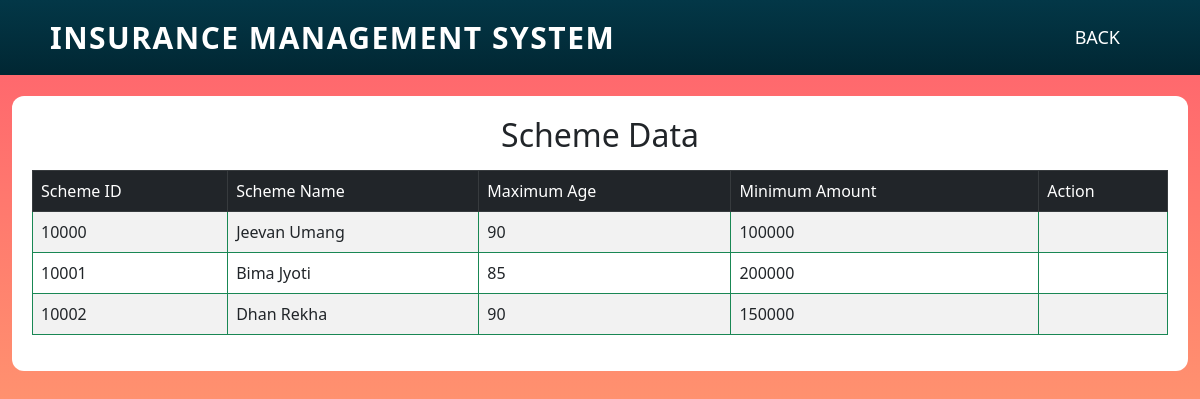
Page /scheme/modified.php (signed in) on the committed database.
### tables this page shows
CREATE TABLE `scheme` (
  `schemeID` int(20) NOT NULL,
  `Name` varchar(150) NOT NULL,
  `MaxAge` int(3) NOT NULL,
  `MinAmount` int(15) NOT NULL
);

### scheme/modified.php (the view, shortened to what this page needs)
<?php
require "../connection.php";
$sql = "select * from scheme";
$result = mysqli_query($conn,$sql);
?>
<!DOCTYPE html>
<html lang="en">
<head>
	<link rel="stylesheet" href="../css/bootstrap.css">
	<link rel="stylesheet" href="../style/login.css">
</head>
<body>
<nav>
		<div class="logo">
			<p>Insurance Management System</p>
		</div>
		<ul>
			<li><a href="../login.php">Back</a></li>
		</ul>
	</nav>
<div class="container-fluid" style="padding-top: 12vh;">
	<div class="login" style="width:100%; height:85%; overflow-y: scroll;">
		<h2 class="text-center mb-3">Scheme Data</h2>
		<table class="table table-bordered border-success table-striped table-hover align-middle">
			<thead class="table-dark align-middle">
				<tr>
					<td>Scheme ID</td>
					<td>Scheme Name</td>
					<td>Maximum Age</td>
					<td>Minimum Amount</td>
					<td>Action</td>
				</tr>
			</thead>
			<tbody>
				<?php
		while($row = mysqli_fetch_object($result)){
	?>
			<tr>
				<td>
					<?php echo $row->schemeID;?>
				</td>
				<td>
					<?php echo $row->Name;?>
				</td>
				<td>
					<?php echo $row->MaxAge;?>
				</td>
				<td>
					<?php echo $row->MinAmount;?>
				</td>
				<td><?php if(isset($_SESSION['admin'])) { ?>
				<a class="btn btn-danger w-100" href="modified.php?delid=<?php echo $row->schemeID;?>" onclick="return confirm('Are You Sure')">Delete</a><?php } ?></td>
			</tr>
		<?php } ?>
	</tbody>
        </table>
</body>
</html>

### style/login.css (style rules this page uses)
* { margin: 0; padding: 0; box-sizing: border-box; }
nav { width: 100%; height: 75px; line-height: 75px; position: absolute; padding: 0 50px; background-image: linear-gradient(#033747,#012733); }
nav .logo p { font-size: 30px; font-weight: bold; float: left; color: white; text-transform: uppercase; letter-spacing: 1.5px; cursor: pointer; }
nav ul { float: right; }
nav li { display: inline-block; list-style: none; }
nav li a { font-size: 18px; text-transform: uppercase; padding: 0 30px; color: white; text-decoration: none; }
body { height: 100vh; background: -webkit-linear-gradient(#ff5f6d,#ffc371); }
.login { width: 360px; height: min-content; padding: 20px; border-radius: 12px; background: #fff; }

### rows in the picture
scheme: schemeID "10000", Name "Jeevan Umang", MaxAge "90", MinAmount "100000"
scheme: schemeID "10001", Name "Bima Jyoti", MaxAge "85", MinAmount "200000"
scheme: schemeID "10002", Name "Dhan Rekha", MaxAge "90", MinAmount "150000"
